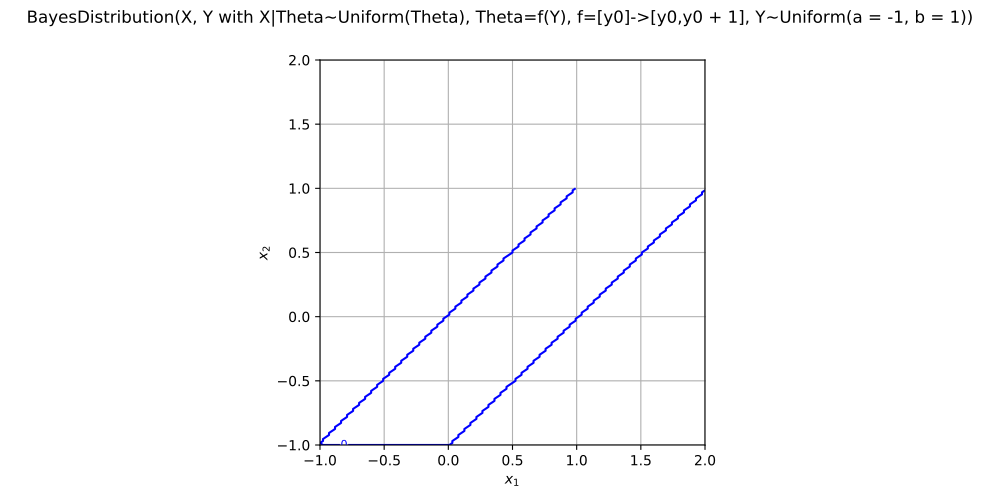

Write the Python code that produced this figure.
import openturns as ot
from matplotlib import pyplot as plt
from openturns.viewer import View
if ot.BayesDistribution().__class__.__name__ == 'ComposedDistribution':
    correlation = ot.CorrelationMatrix(2)
    correlation[1, 0] = 0.25
    aCopula = ot.NormalCopula(correlation)
    marginals = [ot.Normal(1.0, 2.0), ot.Normal(2.0, 3.0)]
    distribution = ot.ComposedDistribution(marginals, aCopula)
elif ot.BayesDistribution().__class__.__name__ == 'CumulativeDistributionNetwork':
    distribution = ot.CumulativeDistributionNetwork([ot.Normal(2),ot.Dirichlet([0.5, 1.0, 1.5])], ot.BipartiteGraph([[0,1], [0,1]]))
elif ot.BayesDistribution().__class__.__name__ == 'Histogram':
    distribution = ot.Histogram([-1.0, 0.5, 1.0, 2.0], [0.45, 0.4, 0.15])
else:
    distribution = ot.BayesDistribution()
dimension = distribution.getDimension()
if dimension == 1:
    distribution.setDescription(['$x$'])
    pdf_graph = distribution.drawPDF()
    cdf_graph = distribution.drawCDF()
    fig = plt.figure(figsize=(10, 4))
    plt.suptitle(str(distribution))
    pdf_axis = fig.add_subplot(121)
    cdf_axis = fig.add_subplot(122)
    View(pdf_graph, figure=fig, axes=[pdf_axis], add_legend=False)
    View(cdf_graph, figure=fig, axes=[cdf_axis], add_legend=False)
elif dimension == 2:
    distribution.setDescription(['$x_1$', '$x_2$'])
    pdf_graph = distribution.drawPDF()
    fig = plt.figure(figsize=(10, 5))
    plt.suptitle(str(distribution))
    pdf_axis = fig.add_subplot(111)
    View(pdf_graph, figure=fig, axes=[pdf_axis], add_legend=False, square_axes=True)
